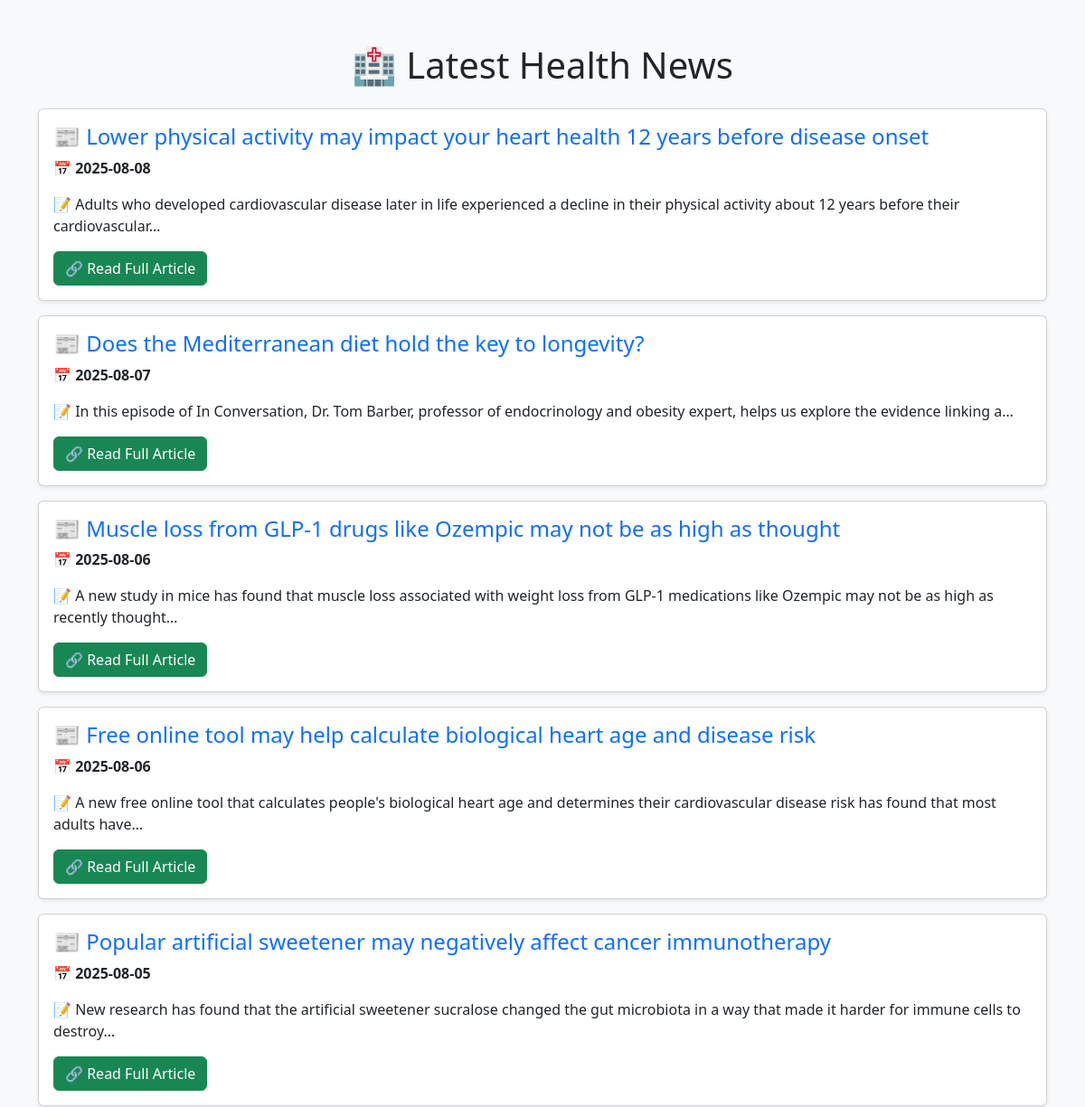
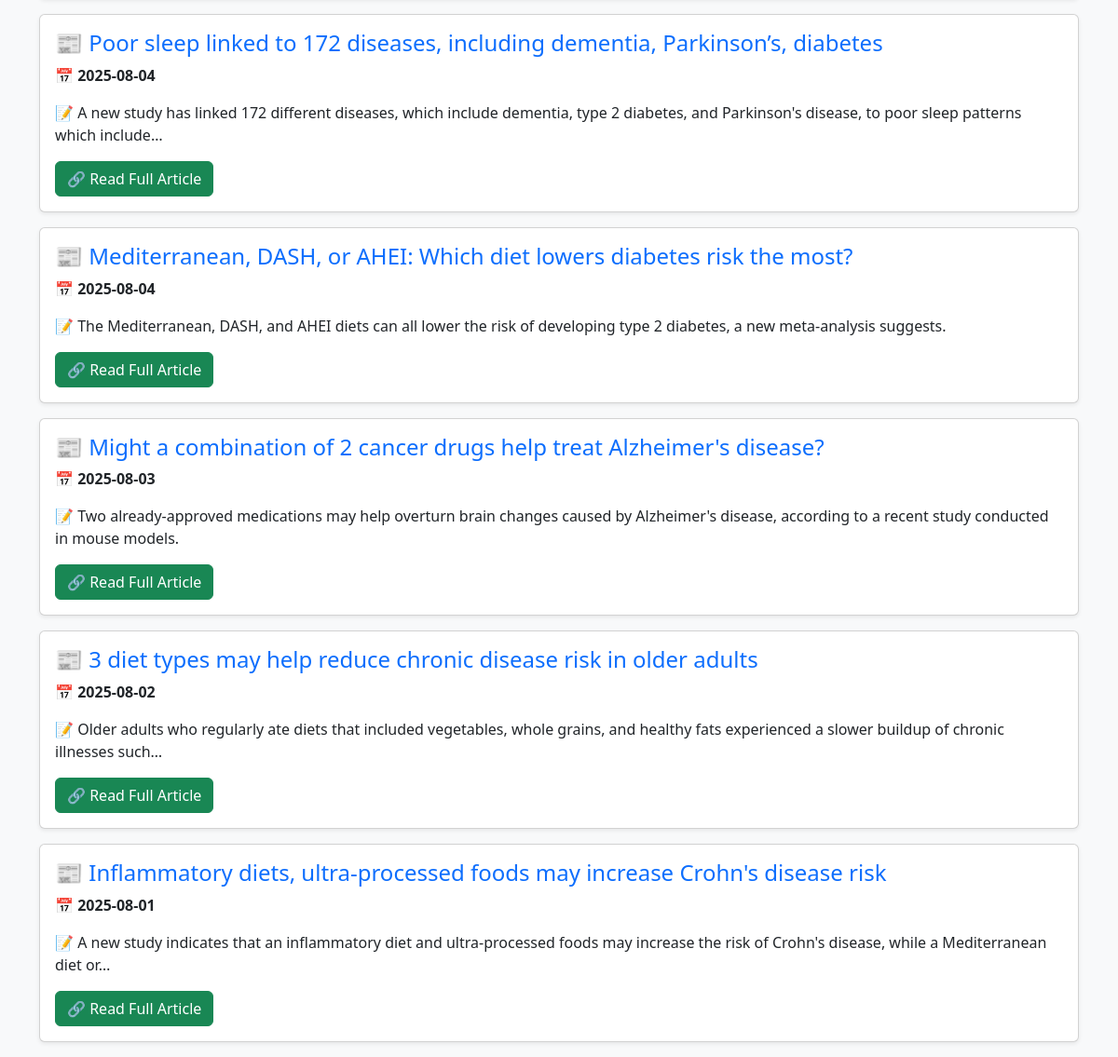
Before: / with the older database file (2 pictures, top to bottom).
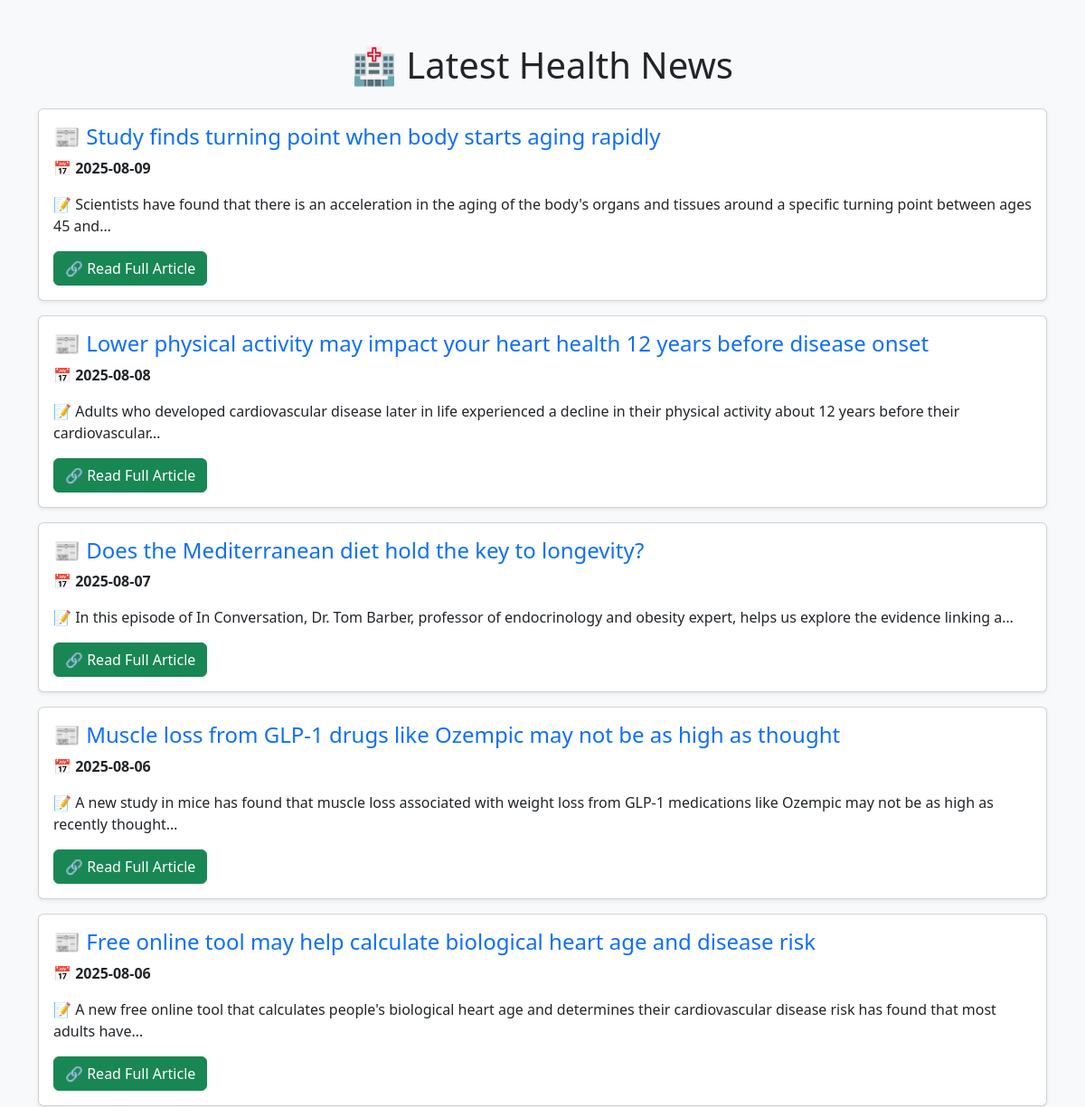
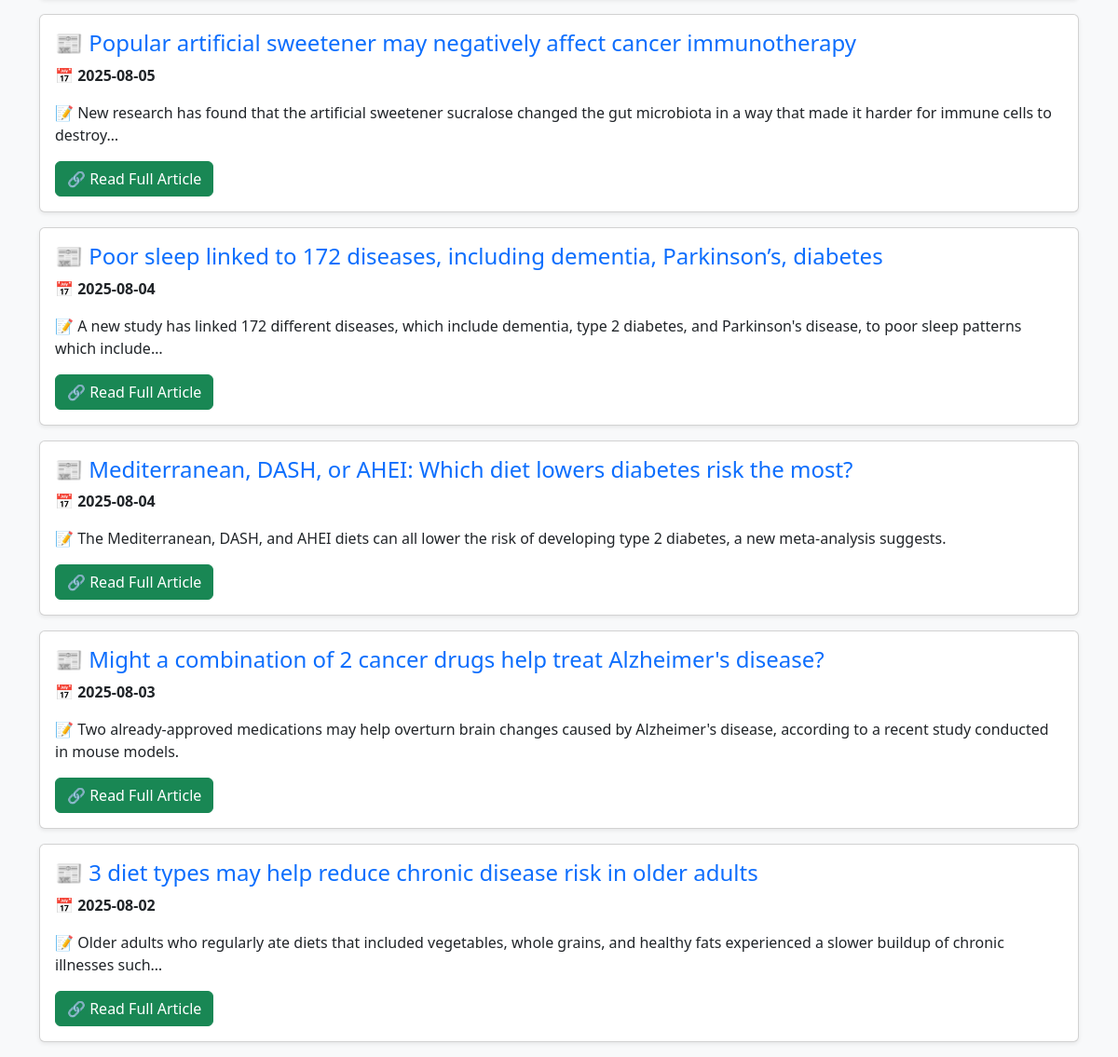
After: the same page with the newer database file (2 pictures, top to bottom).
### tables this page shows
CREATE TABLE news (
        id INTEGER PRIMARY KEY AUTOINCREMENT,
        date TEXT NOT NULL,
        title TEXT UNIQUE, 
        description TEXT,
        news_url TEXT
    );

### app.py (the view)
@app.route("/")
def index():
    page = request.args.get("page", 1, type=int)  # Get the current page number
    limit = 10  # Number of articles per page
    offset = (page - 1) * limit  # Calculate the offset
    news = fetch_news(limit, offset)
    return render_template("index.html", news=news, page=page)

### app.py (called while the page is built)
def fetch_news(limit=10, offset=0):
    conn = sqlite3.connect("health_news.db")
    cursor = conn.cursor()
    cursor.execute("SELECT date, title, description, news_url FROM news ORDER BY date DESC LIMIT ? OFFSET ?", (limit, offset))
    news_list = cursor.fetchall()
    conn.close()
    return news_list

### templates/index.html (shortened to what this page needs)
<!DOCTYPE html>
<html lang="en">
<head>
    <link href="https://cdn.jsdelivr.net/npm/bootstrap@5.3.0/dist/css/bootstrap.min.css" rel="stylesheet">
</head>
<body class="bg-light">
    <div class="container mt-5">
        <h1 class="text-center mb-4">🏥 Latest Health News</h1>
        {% for article in news %}
        <div class="card mb-3 shadow-sm">
            <div class="card-body">
                <h4 class="card-title text-primary">📰 {{ article[1] }}</h4>
                <p class="card-text">📅 <strong>{{ article[0] }}</strong></p>
                <p class="card-text">📝 {{ article[2] }}</p>
                <a href="{{ article[3] }}" class="btn btn-success" target="_blank">🔗 Read Full Article</a>
            </div>
        </div>
        {% endfor %}
    </div>
</body>
</html>

Changed rows visible on the page:
no longer on this page (row unchanged): news: title "Inflammatory diets, ultra-processed foods may increase Crohn's disease risk", date "2025-08-01", description "A new study indicates that an inflammatory diet and ultra-processed foods may increase the risk of Crohn's disease, while a Mediterranean diet or…"
added news: title "Study finds turning point when body starts aging rapidly", date "2025-08-09", description "Scientists have found that there is an acceleration in the aging of the body's organs and tissues around a specific turning point between ages 45 and…"
